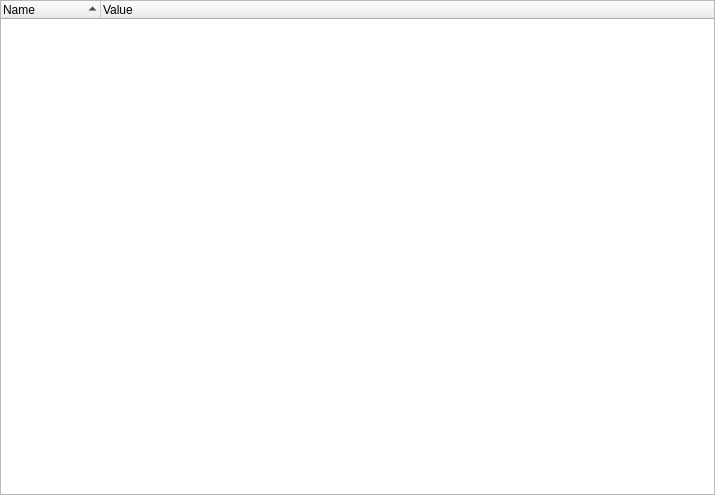
<?xml version="1.0" encoding="UTF-8"?>
<ui version="4.0">
 <class>SysInfoEnvVars</class>
 <widget class="QWidget" name="SysInfoEnvVars">
  <property name="geometry">
   <rect>
    <x>0</x>
    <y>0</y>
    <width>715</width>
    <height>495</height>
   </rect>
  </property>
  <property name="windowTitle">
   <string/>
  </property>
  <layout class="QVBoxLayout" name="verticalLayout">
   <property name="leftMargin">
    <number>0</number>
   </property>
   <property name="topMargin">
    <number>0</number>
   </property>
   <property name="rightMargin">
    <number>0</number>
   </property>
   <property name="bottomMargin">
    <number>0</number>
   </property>
   <item>
    <widget class="QTreeWidget" name="tree">
     <property name="contextMenuPolicy">
      <enum>Qt::ContextMenuPolicy::CustomContextMenu</enum>
     </property>
     <property name="showDropIndicator" stdset="0">
      <bool>false</bool>
     </property>
     <property name="iconSize">
      <size>
       <width>24</width>
       <height>24</height>
      </size>
     </property>
     <property name="indentation">
      <number>0</number>
     </property>
     <property name="sortingEnabled">
      <bool>true</bool>
     </property>
     <column>
      <property name="text">
       <string>Name</string>
      </property>
     </column>
     <column>
      <property name="text">
       <string>Value</string>
      </property>
     </column>
    </widget>
   </item>
  </layout>
  <action name="action_copy_row">
   <property name="text">
    <string>Copy Row</string>
   </property>
  </action>
  <action name="action_copy_name">
   <property name="text">
    <string>Copy Name</string>
   </property>
  </action>
  <action name="action_copy_value">
   <property name="text">
    <string>Copy Value</string>
   </property>
  </action>
 </widget>
 <resources/>
 <connections/>
</ui>
